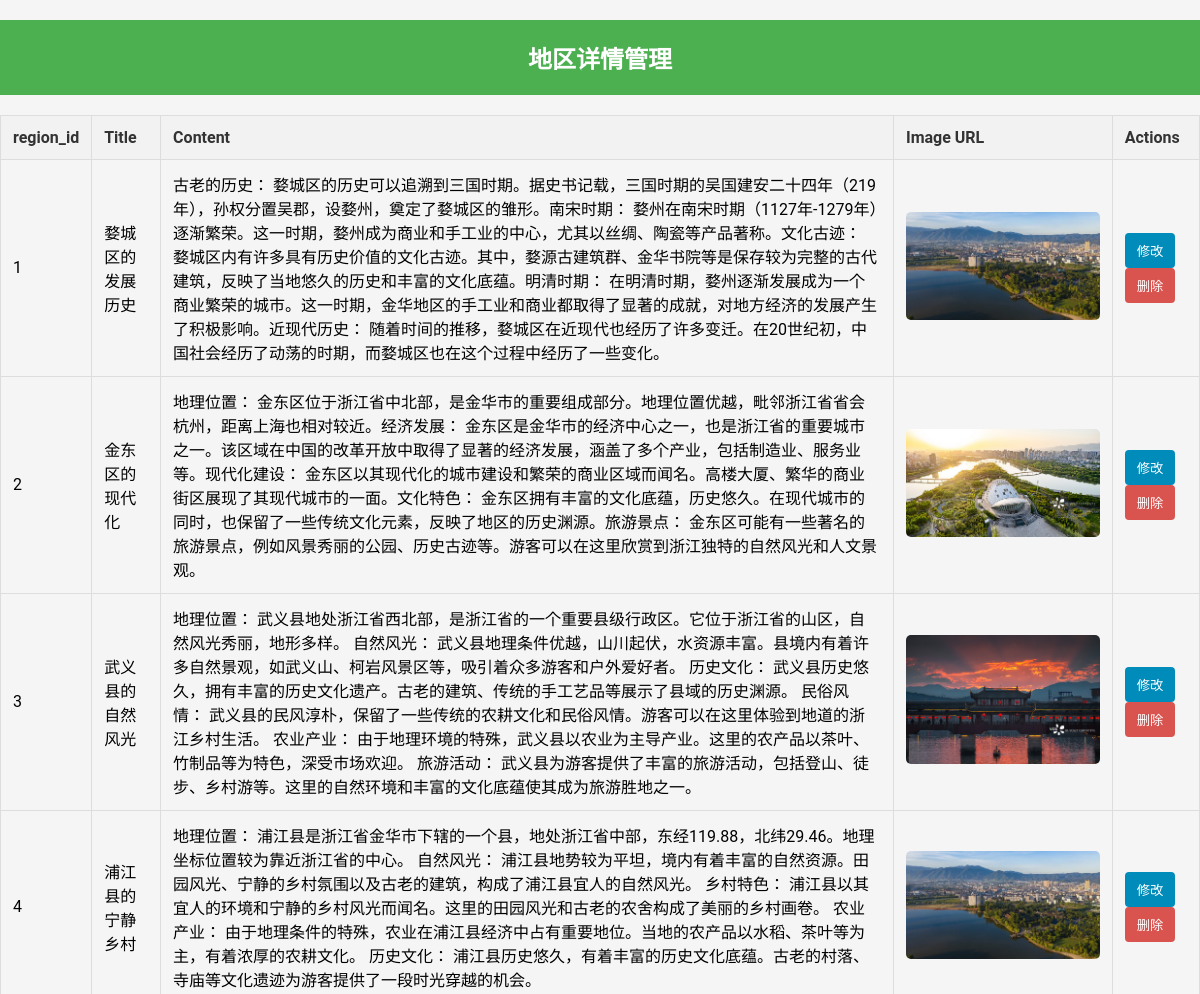
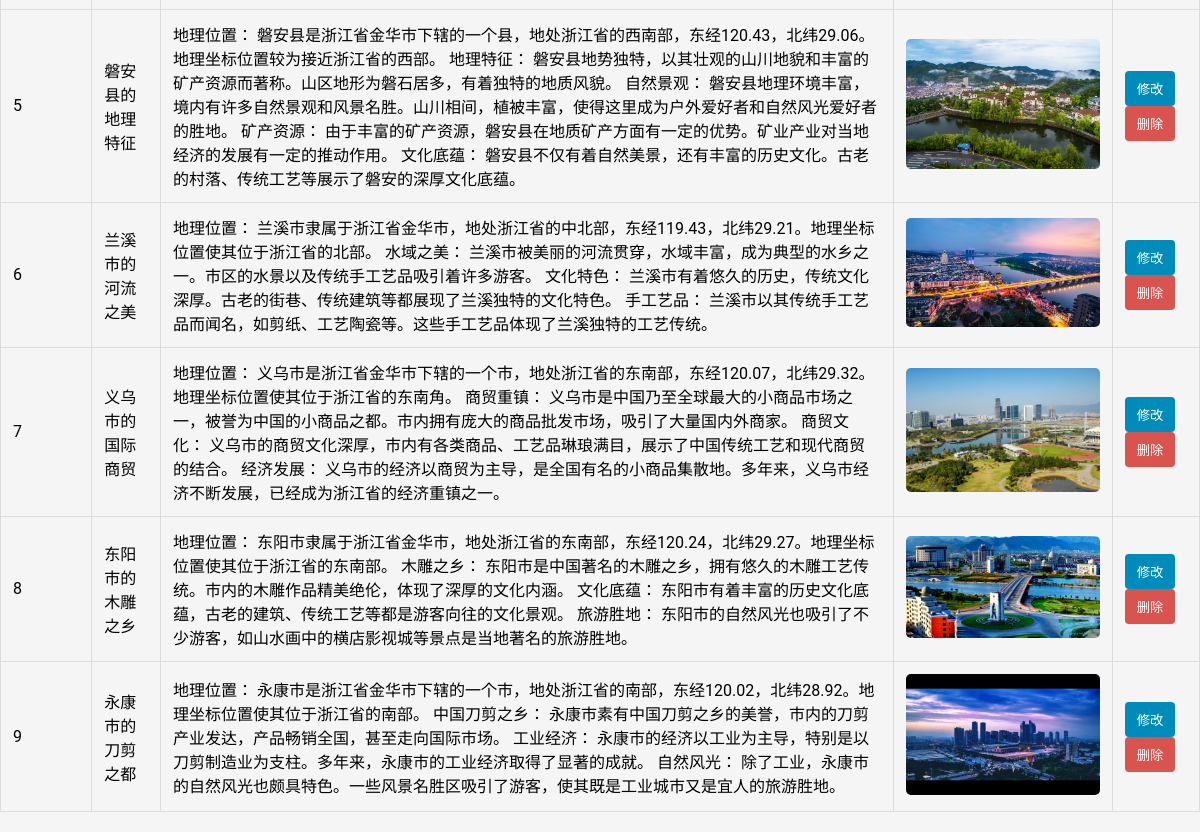
The app's page /ternaiml_manger/place_detail.php with its own data (2 pictures, top to bottom).
### tables this page shows
CREATE TABLE `region_introductions` (
  `introduction_id` int(11) NOT NULL,
  `region_id` int(11) DEFAULT NULL,
  `title` varchar(255) DEFAULT NULL,
  `content` text
);

### ternaiml_manger/place_detail.php (the view, shortened to what this page needs)
<?php
require "config.php";
$introductionData = [];
$introductionQuery = "SELECT introduction_id, region_id, title, content FROM region_introductions";
$introductionResult = $conn->query($introductionQuery);
while ($introduction = $introductionResult->fetch_assoc()) {
    $regionId = $introduction['region_id'];
    $imageQuery = "SELECT image_url FROM region_images WHERE region_id = $regionId";
    $imageResult = $conn->query($imageQuery);
    $imageData = $imageResult->fetch_assoc();
    $imageUrl = $imageData ? $imageData['image_url'] : '';
    $introductionData[] = [
        'introduction_id' => $introduction['introduction_id'],
        'region_id' => $regionId,
        'title' => htmlspecialchars($introduction['title']),
        'content' => htmlspecialchars($introduction['content']),
        'image_url' => $imageUrl
    ];
}
?>
<!DOCTYPE html>
<html lang="en">
<head>
    <link rel="stylesheet" href="./css/place_detail.css">
</head>
<body>
    <h2>地区详情管理</h2>
    <table border="1">
        <tr>
            <th>region_id</th>
            <th>Title</th>
            <th>Content</th>
            <th>Image URL</th>
            <th>Actions</th>
        </tr>
        <?php foreach ($introductionData as $data) : ?>
            <tr>
                <td contenteditable="false"><?= $data['region_id'] ?></td>
                <td contenteditable="false"><?= $data['title'] ?></td>
                <td contenteditable="false"><?= $data['content'] ?></td>
                <td><img src="../<?= $data['image_url'] ?>" alt=""></td>
                <td>
                    <button class="edit-btn" onclick="editIntroduction(this)" data-original-title="<?= $data['title'] ?>" data-original-content="<?= $data['content'] ?>" data-introduction-id="<?= $data['introduction_id'] ?>">修改</button>
                    <button class="delete-btn" onclick="confirmDelete(this)">删除</button>
                </td>
            </tr>
        <?php endforeach; ?>
    </table>
</body>
</html>

### ternaiml_manger/css/place_detail.css (style rules this page uses)
body { font-family: 'Roboto', sans-serif; background-color: #f5f5f5; margin: 0; }
table { width: 100%; border-collapse: collapse; margin: 20px 0; }
h2 { color: #333; text-align: center; padding: 20px; background-color: #4CAF50; color: white; }
th, td { border: 1px solid #ddd; padding: 12px; text-align: left; }
th { background-color: #f2f2f2; color: #333; }
img { max-width: 100%; height: auto; border-radius: 5px; }
button.edit-btn, button.delete-btn, button.save-btn, button.confirm-delete-btn { padding: 8px 12px; margin-right: 5px; cursor: pointer; border: none; border-radius: 4px; }
button.edit-btn, button.save-btn { background-color: #008CBA; color: #fff; }
button.delete-btn, button.confirm-delete-btn { background-color: #d9534f; color: #fff; }

### records on screen
region_introductions: region "1", title "婺城区的发展历史", content "古老的历史： 婺城区的历史可以追溯到三国时期。据史书记载，三国时期的吴国建安二十四年（219年），孙权分置吴郡，设婺州，奠定了婺城区的雏形。南宋时期： 婺州在南宋时期（1127年-1279年）逐渐繁荣。这一时期，婺州成为商业和手工业的中心，尤其以丝绸、陶瓷等产品著称。文化古迹： 婺城区内有许多具有历史价值的文化古迹。其中，婺源古建筑群、金华书院等是保存较为完整的古代建筑，反映了当地悠久的历史和丰富的文化底蕴。明清时期： 在明清时期，婺州逐渐发展成为一个商业繁荣的城市。这一时期，金华地区的手工业和商业都取得了显著的成就，对地方经济的发展产生了积极影响。近现代历史： 随着时间的推移，婺城区在近现代也经历了许多变迁。在20世纪初，中国社会经历了动荡的时期，而婺城区也在这个过程中经历了一些变化。"
region_introductions: region "2", title "金东区的现代化", content "地理位置： 金东区位于浙江省中北部，是金华市的重要组成部分。地理位置优越，毗邻浙江省省会杭州，距离上海也相对较近。经济发展： 金东区是金华市的经济中心之一，也是浙江省的重要城市之一。该区域在中国的改革开放中取得了显著的经济发展，涵盖了多个产业，包括制造业、服务业等。现代化建设： 金东区以其现代化的城市建设和繁荣的商业区域而闻名。高楼大厦、繁华的商业街区展现了其现代城市的一面。文化特色： 金东区拥有丰富的文化底蕴，历史悠久。在现代城市的同时，也保留了一些传统文化元素，反映了地区的历史渊源。旅游景点： 金东区可能有一些著名的旅游景点，例如风景秀丽的公园、历史古迹等。游客可以在这里欣赏到浙江独特的自然风光和人文景观。", shows a picture
region_introductions: region "3", title "武义县的自然风光", content "地理位置： 武义县地处浙江省西北部，是浙江省的一个重要县级行政区。它位于浙江省的山区，自然风光秀丽，地形多样。 自然风光： 武义县地理条件优越，山川起伏，水资源丰富。县境内有着许多自然景观，如武义山、柯岩风景区等，吸引着众多游客和户外爱好者。 历史文化： 武义县历史悠久，拥有丰富的历史文化遗产。古老的建筑、传统的手工艺品等展示了县域的历史渊源。 民俗风情： 武义县的民风淳朴，保留了一些传统的农耕文化和民俗风情。游客可以在这里体验到地道的浙江乡村生活。 农业产业： 由于地理环境的特殊，武义县以农业为主导产业。这里的农产品以茶叶、竹制品等为特色，深受市场欢迎。 旅游活动： 武义县为游客提供了丰富的旅游活动，包括登山、徒步、乡村游等。这里的自然环境和丰富的文化底蕴使其成为旅游胜地之一。", shows a picture
region_introductions: region "4", title "浦江县的宁静乡村", content "地理位置： 浦江县是浙江省金华市下辖的一个县，地处浙江省中部，东经119.88，北纬29.46。地理坐标位置较为靠近浙江省的中心。 自然风光： 浦江县地势较为平坦，境内有着丰富的自然资源。田园风光、宁静的乡村氛围以及古老的建筑，构成了浦江县宜人的自然风光。 乡村特色： 浦江县以其宜人的环境和宁静的乡村风光而闻名。这里的田园风光和古老的农舍构成了美丽的乡村画卷。 农业产业： 由于地理条件的特殊，农业在浦江县经济中占有重要地位。当地的农产品以水稻、茶叶等为主，有着浓厚的农耕文化。 历史文化： 浦江县历史悠久，有着丰富的历史文化底蕴。古老的村落、寺庙等文化遗迹为游客提供了一段时光穿越的机会。"
region_introductions: region "5", title "磐安县的地理特征", content "地理位置： 磐安县是浙江省金华市下辖的一个县，地处浙江省的西南部，东经120.43，北纬29.06。地理坐标位置较为接近浙江省的西部。 地理特征： 磐安县地势独特，以其壮观的山川地貌和丰富的矿产资源而著称。山区地形为磐石居多，有着独特的地质风貌。 自然景观： 磐安县地理环境丰富，境内有许多自然景观和风景名胜。山川相间，植被丰富，使得这里成为户外爱好者和自然风光爱好者的胜地。 矿产资源： 由于丰富的矿产资源，磐安县在地质矿产方面有一定的优势。矿业产业对当地经济的发展有一定的推动作用。 文化底蕴： 磐安县不仅有着自然美景，还有丰富的历史文化。古老的村落、传统工艺等展示了磐安的深厚文化底蕴。", shows a picture
region_introductions: region "6", title "兰溪市的河流之美", content "地理位置： 兰溪市隶属于浙江省金华市，地处浙江省的中北部，东经119.43，北纬29.21。地理坐标位置使其位于浙江省的北部。 水域之美： 兰溪市被美丽的河流贯穿，水域丰富，成为典型的水乡之一。市区的水景以及传统手工艺品吸引着许多游客。 文化特色： 兰溪市有着悠久的历史，传统文化深厚。古老的街巷、传统建筑等都展现了兰溪独特的文化特色。 手工艺品： 兰溪市以其传统手工艺品而闻名，如剪纸、工艺陶瓷等。这些手工艺品体现了兰溪独特的工艺传统。", shows a picture
region_introductions: region "7", title "义乌市的国际商贸", content "地理位置： 义乌市是浙江省金华市下辖的一个市，地处浙江省的东南部，东经120.07，北纬29.32。地理坐标位置使其位于浙江省的东南角。 商贸重镇： 义乌市是中国乃至全球最大的小商品市场之一，被誉为中国的小商品之都。市内拥有庞大的商品批发市场，吸引了大量国内外商家。 商贸文化： 义乌市的商贸文化深厚，市内有各类商品、工艺品琳琅满目，展示了中国传统工艺和现代商贸的结合。 经济发展： 义乌市的经济以商贸为主导，是全国有名的小商品集散地。多年来，义乌市经济不断发展，已经成为浙江省的经济重镇之一。", shows a picture
region_introductions: region "8", title "东阳市的木雕之乡", content "地理位置： 东阳市隶属于浙江省金华市，地处浙江省的东南部，东经120.24，北纬29.27。地理坐标位置使其位于浙江省的东南部。 木雕之乡： 东阳市是中国著名的木雕之乡，拥有悠久的木雕工艺传统。市内的木雕作品精美绝伦，体现了深厚的文化内涵。 文化底蕴： 东阳市有着丰富的历史文化底蕴，古老的建筑、传统工艺等都是游客向往的文化景观。 旅游胜地： 东阳市的自然风光也吸引了不少游客，如山水画中的横店影视城等景点是当地著名的旅游胜地。", shows a picture
region_introductions: region "9", title "永康市的刀剪之都", content "地理位置： 永康市是浙江省金华市下辖的一个市，地处浙江省的南部，东经120.02，北纬28.92。地理坐标位置使其位于浙江省的南部。 中国刀剪之乡： 永康市素有中国刀剪之乡的美誉，市内的刀剪产业发达，产品畅销全国，甚至走向国际市场。 工业经济： 永康市的经济以工业为主导，特别是以刀剪制造业为支柱。多年来，永康市的工业经济取得了显著的成就。 自然风光： 除了工业，永康市的自然风光也颇具特色。一些风景名胜区吸引了游客，使其既是工业城市又是宜人的旅游胜地。", shows a picture
